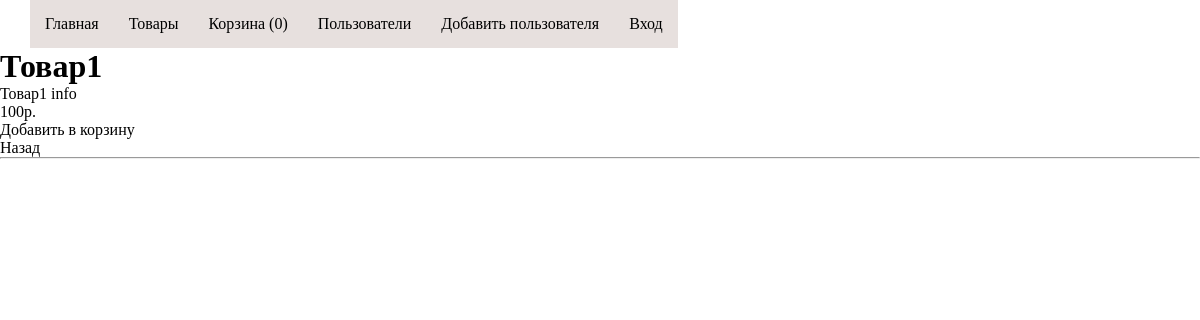
The app's page /Lesson8/public/index.php?p=good&a=one&id=1 with its own data.
### tables this page shows
CREATE TABLE `goods` (
  `id` int NOT NULL,
  `name` varchar(200) NOT NULL,
  `price` varchar(10) NOT NULL,
  `info` text NOT NULL
);

### Lesson8/engine/pages/good.php (called while the page is built, shortened)
<?php
function oneAction()
{
    $sql = 'SELECT id, name, price, info FROM goods WHERE id = ' . getId();
    $res = mysqli_query(getLink(), $sql);
    $good = mysqli_fetch_assoc($res);
    return render(
        'goodOne',
        [
            'good' => $good,
            'title' => $good['name']
        ]
    );
}

### Lesson8/public/index.php (called while the page is built)
<?php
include dirname(__DIR__) . '/engine/main.php';

### Lesson8/view/goodOne.php (the view, shortened to what this page needs)
<h1><?= $good['name']?></h1>
<p><?= $good['info']?></p>
<p><?= $good['price']?>р.</p>
<p><a href="?p=cart&a=add&id=<?= $good['id']?>">Добавить в корзину</a></p>
<a href="?p=good">Назад</a>
<hr>

### Lesson7/public/css/style.css (style rules this page uses)
* { margin: 0; padding: 0; }
a { text-decoration: none; color: black; transition: .5s linear; }

### records on screen
goods: name "Товар1", info "Товар1 info", price "100"

### other values on screen
$goodsCount "0"
